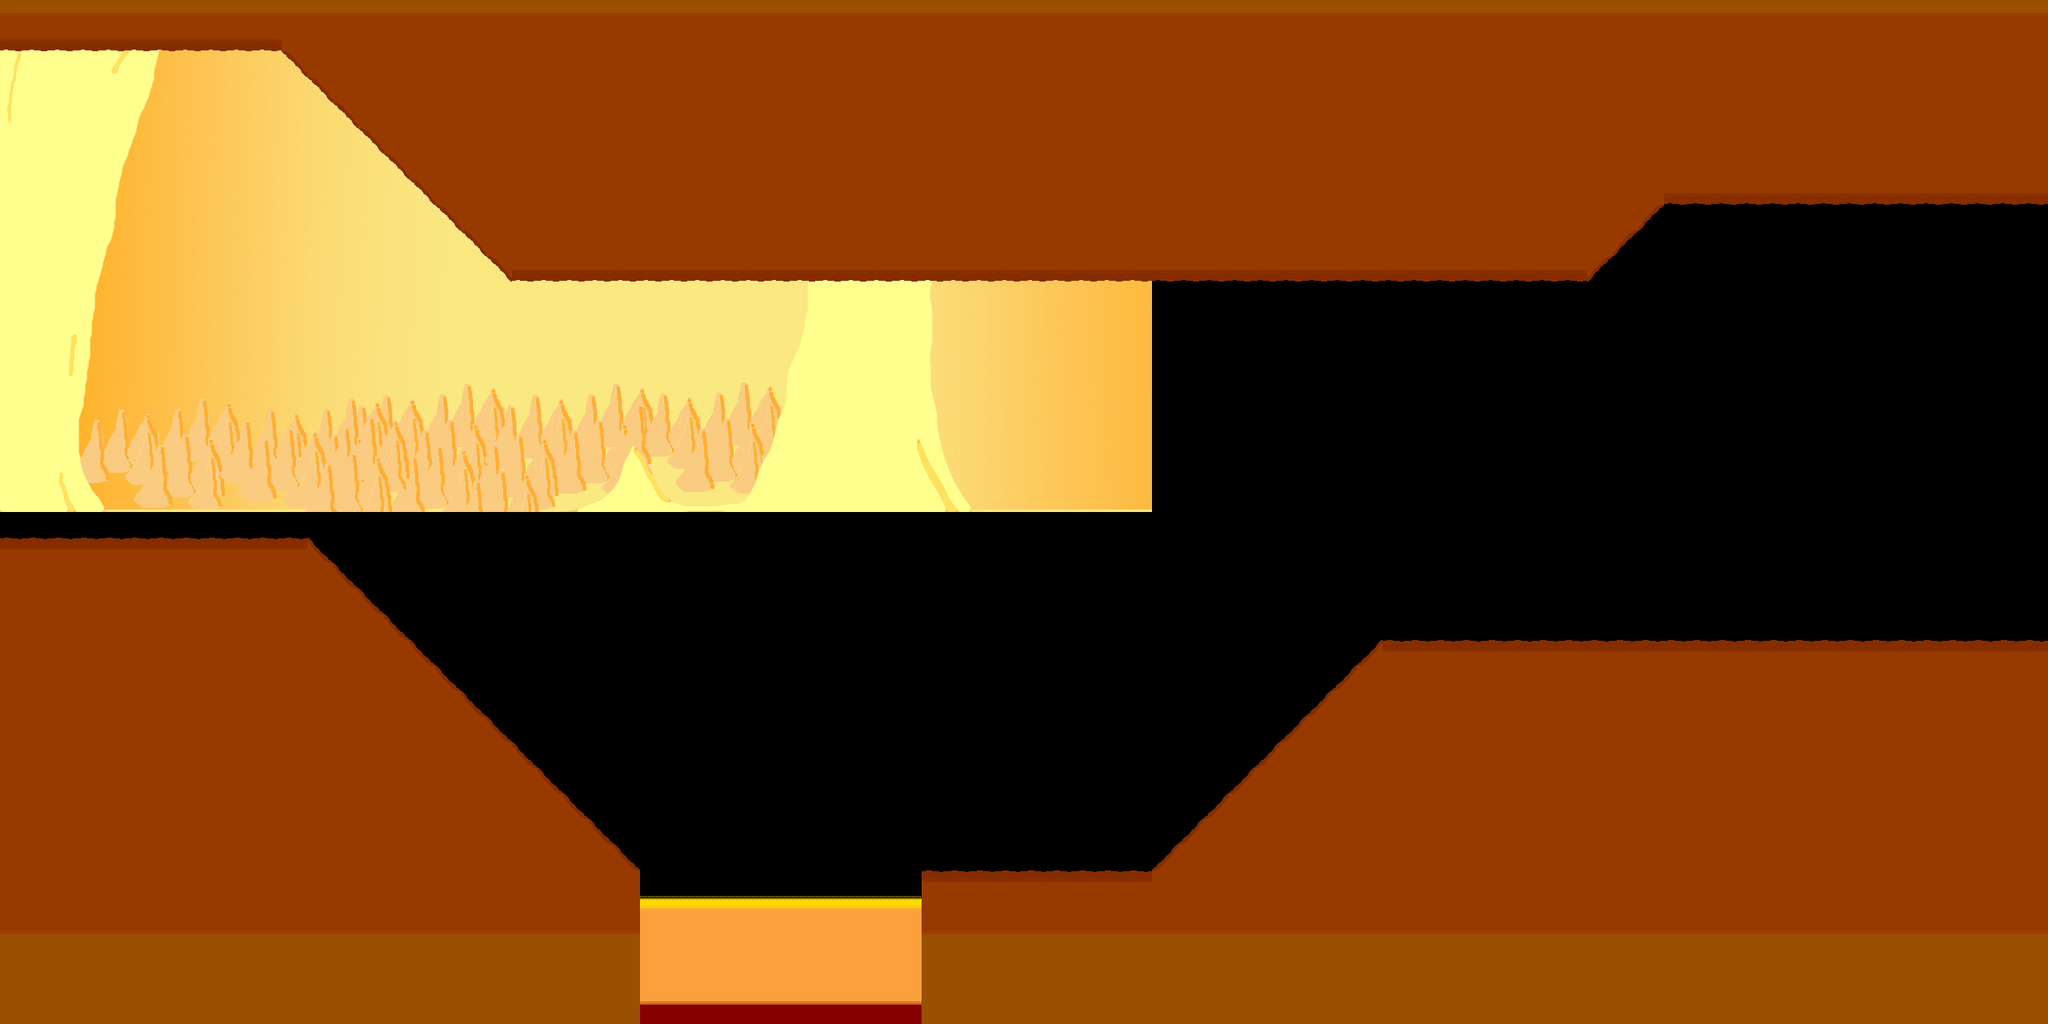

A 2D game scene composited from a Tiled map and its tileset images. What follows is a short description and the map's XML, with each tile layer's data collapsed to a summary:
An orthogonal 80x40 tile map with 32x32 px tiles, 1 tile layer (ground), 1 image layer and 14 objects (2x shooter, 2x blackthing, game.PositionLevelEntity, player, me.LevelEntity, ...).

<map version="1.0" orientation="orthogonal" renderorder="right-down" width="80" height="40" tilewidth="32" tileheight="32">
 <tileset firstgid="1" name="tiles" tilewidth="32" tileheight="32">
  <image source="../img/tiles.png" width="160" height="288" />
 </tileset>
 <imagelayer name="background">
  <image source="../img/levelthreebg.png" />
  <properties>
   <property name="ratio" value="0.3" />
  </properties>
 </imagelayer>
 <layer name="ground" width="80" height="40">
  <data>[3200 cells, 1692 non-empty, 13 distinct tile ids]</data>
 </layer>
 <objectgroup name="entities">
  <object name="game.PositionLevelEntity" x="8.95897" y="130.801" width="12.5426" height="533.954">
   <properties>
    <property name="duration" value="150" />
    <property name="fade" value="#000000" />
    <property name="to" value="levelthreea" />
    <property name="to_x" value="3136" />
    <property name="to_y" value="640" />
   </properties>
  </object>
  <object name="player" x="64" y="643" width="32" height="32" />
  <object name="shooter" x="1505.11" y="985.486" width="32" height="32">
   <properties>
    <property name="image" value="shooterred.png" />
   </properties>
  </object>
  <object name="shooter" x="1605.45" y="886.938" width="32" height="32">
   <properties>
    <property name="image" value="shooterred.png" />
   </properties>
  </object>
  <object name="blackthing" x="1922.59" y="734.635" width="64" height="64" />
  <object name="blackthing" x="2298.87" y="732.844" width="64" height="64" />
  <object name="me.LevelEntity" x="2542.56" y="290.271" width="12.5426" height="503.494">
   <properties>
    <property name="duration" value="150" />
    <property name="fade" value="#000000" />
    <property name="to" value="levelthreec" />
   </properties>
  </object>
 </objectgroup>
 <objectgroup name="collision">
  <object x="1153.85" y="1092.63" width="282.975" height="188.265" />
  <object x="1414.88" y="1118.04">
   <polygon points="0,0 314.16,-316.47 1145.76,-315.315 1142.3,158.235 5.77501,158.235" />
  </object>
  <object x="798.106" y="1090.32">
   <polygon points="0,0 -416.955,-415.8 -796.951,-415.8 -796.951,184.8 0,187.11" />
  </object>
  <object type="lava" x="795.796" y="1124.97" width="355.74" height="24.255" />
  <object x="4.62" y="0" width="352.202" height="58.5251" />
  <object x="352.983" y="5.37538">
   <polygon points="0,0 0,60.921 288.479,344.024 1635.91,344.024 1723.71,252.643 1730.87,-5.37538" />
  </object>
  <object x="2039.06" y="41.2113" width="523.204" height="211.432" />
 </objectgroup>
</map>
